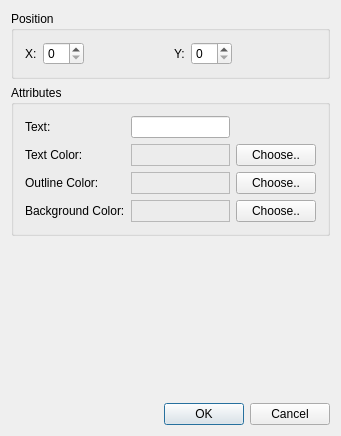
<?xml version="1.0" encoding="UTF-8"?>
<ui version="4.0">
 <class>PropertiesDialogClass</class>
 <widget class="QDialog" name="PropertiesDialogClass">
  <property name="geometry">
   <rect>
    <x>0</x>
    <y>0</y>
    <width>341</width>
    <height>436</height>
   </rect>
  </property>
  <property name="windowTitle">
   <string>PropertiesDialog</string>
  </property>
  <layout class="QGridLayout" name="gridLayout_3">
   <item row="0" column="0">
    <layout class="QVBoxLayout" name="verticalLayout">
     <item>
      <widget class="QGroupBox" name="groupBox">
       <property name="title">
        <string>Position</string>
       </property>
       <layout class="QGridLayout" name="gridLayout">
        <item row="0" column="0">
         <widget class="QLabel" name="label">
          <property name="text">
           <string>X:</string>
          </property>
          <property name="buddy">
           <cstring>XSpinBox</cstring>
          </property>
         </widget>
        </item>
        <item row="0" column="4">
         <widget class="QSpinBox" name="YSpinBox"/>
        </item>
        <item row="0" column="1">
         <widget class="QSpinBox" name="XSpinBox"/>
        </item>
        <item row="0" column="5">
         <spacer name="horizontalSpacer_2">
          <property name="orientation">
           <enum>Qt::Horizontal</enum>
          </property>
          <property name="sizeHint" stdset="0">
           <size>
            <width>40</width>
            <height>20</height>
           </size>
          </property>
         </spacer>
        </item>
        <item row="0" column="2">
         <spacer name="horizontalSpacer">
          <property name="orientation">
           <enum>Qt::Horizontal</enum>
          </property>
          <property name="sizeHint" stdset="0">
           <size>
            <width>40</width>
            <height>20</height>
           </size>
          </property>
         </spacer>
        </item>
        <item row="0" column="3">
         <widget class="QLabel" name="label_2">
          <property name="text">
           <string>Y:</string>
          </property>
          <property name="buddy">
           <cstring>YSpinBox</cstring>
          </property>
         </widget>
        </item>
       </layout>
      </widget>
     </item>
     <item>
      <widget class="QGroupBox" name="groupBox_2">
       <property name="title">
        <string>Attributes</string>
       </property>
       <layout class="QGridLayout" name="gridLayout_2">
        <item row="0" column="0">
         <widget class="QLabel" name="label_3">
          <property name="text">
           <string>Text:</string>
          </property>
          <property name="buddy">
           <cstring>textLineEdit</cstring>
          </property>
         </widget>
        </item>
        <item row="0" column="1">
         <widget class="QLineEdit" name="textLineEdit"/>
        </item>
        <item row="1" column="0">
         <widget class="QLabel" name="label_4">
          <property name="text">
           <string>Text Color:</string>
          </property>
         </widget>
        </item>
        <item row="1" column="1">
         <widget class="QLabel" name="textColorLabel">
          <property name="sizePolicy">
           <sizepolicy hsizetype="Preferred" vsizetype="Preferred">
            <horstretch>0</horstretch>
            <verstretch>0</verstretch>
           </sizepolicy>
          </property>
          <property name="frameShape">
           <enum>QFrame::StyledPanel</enum>
          </property>
          <property name="frameShadow">
           <enum>QFrame::Raised</enum>
          </property>
          <property name="text">
           <string/>
          </property>
          <property name="scaledContents">
           <bool>false</bool>
          </property>
         </widget>
        </item>
        <item row="1" column="2">
         <widget class="QPushButton" name="btntextColor">
          <property name="text">
           <string>Choose..</string>
          </property>
         </widget>
        </item>
        <item row="2" column="0">
         <widget class="QLabel" name="label_9">
          <property name="text">
           <string>Outline Color:</string>
          </property>
         </widget>
        </item>
        <item row="2" column="1">
         <widget class="QLabel" name="outlineColorLabel">
          <property name="frameShape">
           <enum>QFrame::StyledPanel</enum>
          </property>
          <property name="frameShadow">
           <enum>QFrame::Raised</enum>
          </property>
          <property name="text">
           <string/>
          </property>
          <property name="scaledContents">
           <bool>false</bool>
          </property>
         </widget>
        </item>
        <item row="2" column="2">
         <widget class="QPushButton" name="btnOutlineColor">
          <property name="text">
           <string>Choose..</string>
          </property>
         </widget>
        </item>
        <item row="3" column="0">
         <widget class="QLabel" name="label_11">
          <property name="text">
           <string>Background Color:</string>
          </property>
         </widget>
        </item>
        <item row="3" column="1">
         <widget class="QLabel" name="backgroundColorLabel">
          <property name="frameShape">
           <enum>QFrame::StyledPanel</enum>
          </property>
          <property name="frameShadow">
           <enum>QFrame::Raised</enum>
          </property>
          <property name="text">
           <string/>
          </property>
          <property name="scaledContents">
           <bool>false</bool>
          </property>
         </widget>
        </item>
        <item row="3" column="2">
         <widget class="QPushButton" name="btnBackgroundColor">
          <property name="text">
           <string>Choose..</string>
          </property>
         </widget>
        </item>
       </layout>
      </widget>
     </item>
     <item>
      <spacer name="verticalSpacer">
       <property name="orientation">
        <enum>Qt::Vertical</enum>
       </property>
       <property name="sizeHint" stdset="0">
        <size>
         <width>20</width>
         <height>40</height>
        </size>
       </property>
      </spacer>
     </item>
    </layout>
   </item>
   <item row="1" column="0">
    <widget class="QSplitter" name="splitter">
     <property name="orientation">
      <enum>Qt::Horizontal</enum>
     </property>
     <widget class="QDialogButtonBox" name="buttonBox">
      <property name="standardButtons">
       <set>QDialogButtonBox::Cancel|QDialogButtonBox::Ok</set>
      </property>
     </widget>
    </widget>
   </item>
  </layout>
 </widget>
 <layoutdefault spacing="6" margin="11"/>
 <tabstops>
  <tabstop>XSpinBox</tabstop>
  <tabstop>YSpinBox</tabstop>
  <tabstop>textLineEdit</tabstop>
  <tabstop>btntextColor</tabstop>
  <tabstop>btnOutlineColor</tabstop>
  <tabstop>btnBackgroundColor</tabstop>
 </tabstops>
 <resources/>
 <connections>
  <connection>
   <sender>buttonBox</sender>
   <signal>accepted()</signal>
   <receiver>PropertiesDialogClass</receiver>
   <slot>accept()</slot>
   <hints>
    <hint type="sourcelabel">
     <x>189</x>
     <y>410</y>
    </hint>
    <hint type="destinationlabel">
     <x>131</x>
     <y>308</y>
    </hint>
   </hints>
  </connection>
  <connection>
   <sender>buttonBox</sender>
   <signal>rejected()</signal>
   <receiver>PropertiesDialogClass</receiver>
   <slot>reject()</slot>
   <hints>
    <hint type="sourcelabel">
     <x>286</x>
     <y>416</y>
    </hint>
    <hint type="destinationlabel">
     <x>226</x>
     <y>303</y>
    </hint>
   </hints>
  </connection>
 </connections>
</ui>
